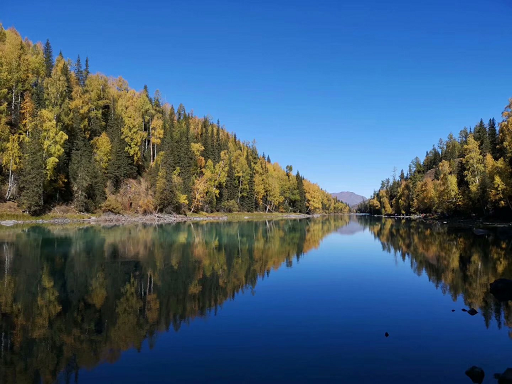
#> input picture ImageProcessing/start/scenery.png, 512 x 384 px, found by its file name
$ python blog25-lvjing.py
#> lines starting #> are read from the running program, lines starting #| are printed output that depends on the picture
# coding:utf-8
import cv2
import math
import numpy as np

# [110 lines of commented-out code are left out]
def getBGR(img, table, i, j):
    # 获取图像颜色
    b, g, r = img[i][j]
    # 计算标准颜色表中颜色的位置坐标
    x = int(g / 4 + int(b / 32) * 64)
    y = int(r / 4 + int((b % 32) / 4) * 64)
    # 返回滤镜颜色表中对应的颜色
    return lj_map[x][y]
# 读取原始图像
img = cv2.imread('../blog25-lvjing/scenery.png')
#> img is the input picture: shape (384, 512, 3); mean B, G, R 117.2, 91.6, 64.3
lj_map = cv2.imread('table.png')
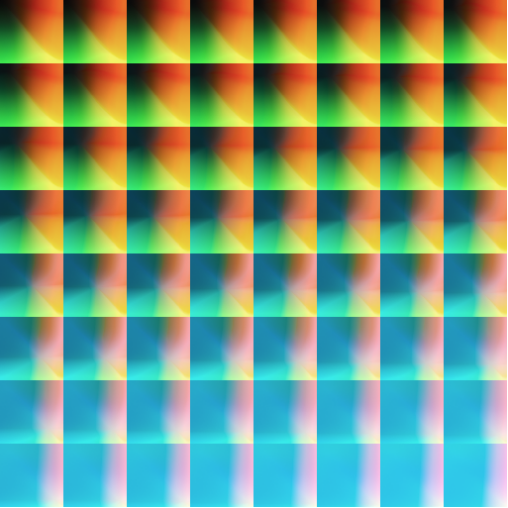
#> input picture ImageProcessing/start/table.png, 508 x 508 px
#> lj_map is the input picture: shape (508, 508, 3); mean B, G, R 124.2, 155.2, 119.6
print(img.shape)
#| (384, 512, 3)
# 获取图像行和列
rows, cols = img.shape[:2]
#> rows = 384; cols = 512
# 新建目标图像
dst = np.zeros((rows, cols, 3), dtype="uint8")
# 循环设置滤镜颜色
for i in range(rows):
    for j in range(cols):
        dst[i][j] = getBGR(img, lj_map, i, j)
#> this loop made 384 passes
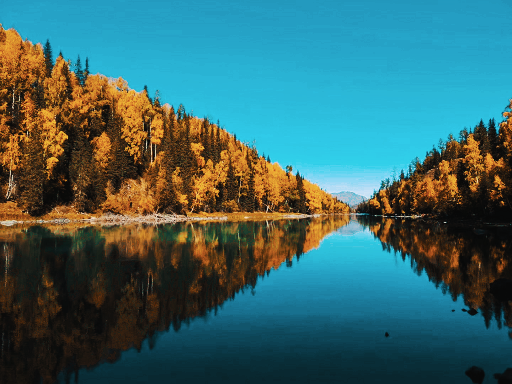
#> dst: shape (384, 512, 3); mean B, G, R 104.3, 103.3, 58.9
# 显示图像
cv2.imshow('src', img)
cv2.imshow('dst', dst)
cv2.waitKey()
cv2.destroyAllWindows()
